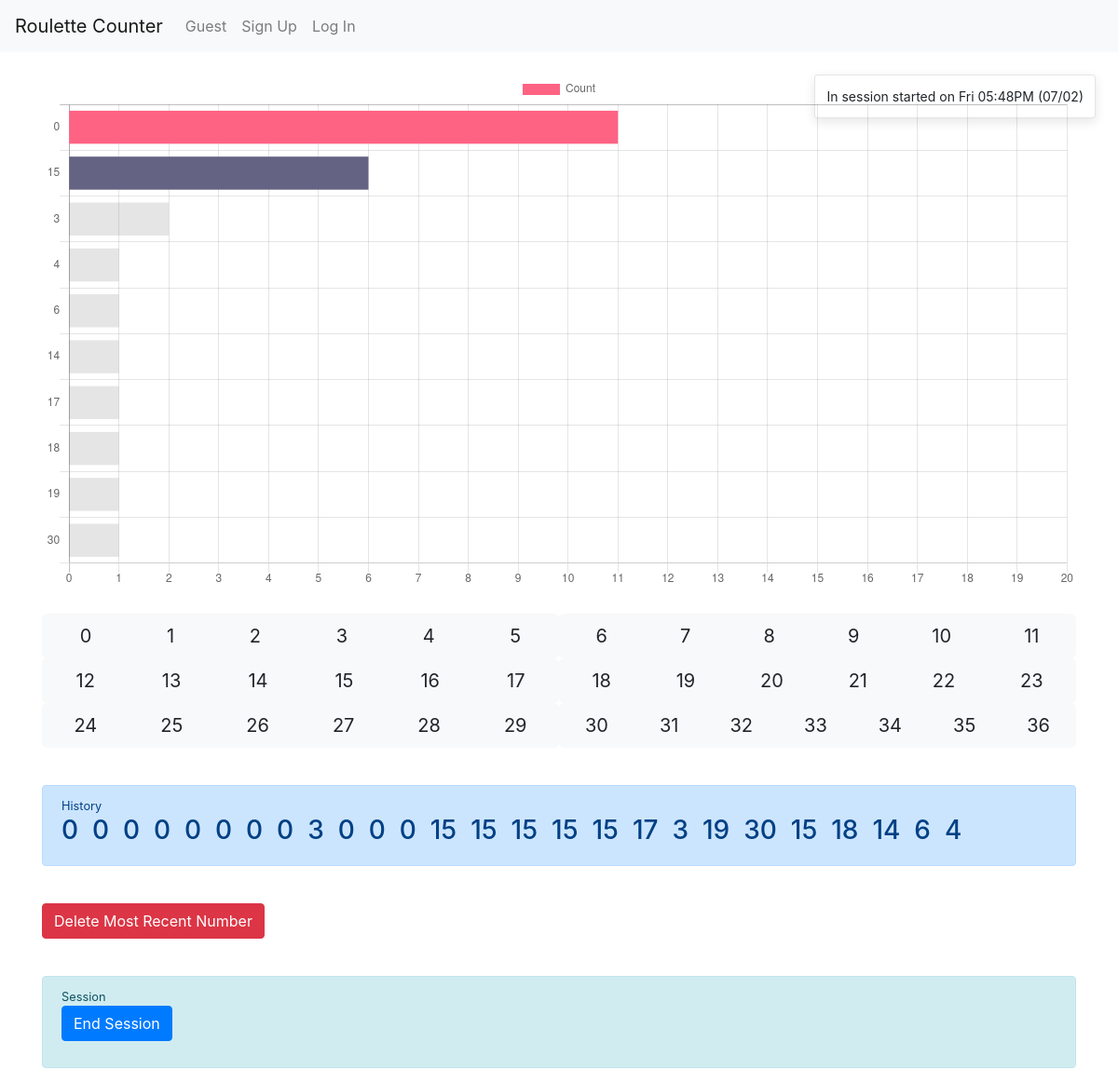
The page / on the database its author committed.
### roulettecounter/models.py (models this page shows, shortened)
class Number(models.Model):
    number = models.PositiveSmallIntegerField()
    date = models.DateTimeField(default=datetime.datetime.now())
    session = models.ForeignKey(Session, on_delete=models.CASCADE)

### roulettecounter/views.py (the view)
# urls.py: 2. Add a URL to urlpatterns:  path('', views.home, name='home')
def home(request):
    context = {}
    current_session = get_current_session(request)
    if not is_in_session(request):
        return render(request=request, template_name="roulettecounter/home.html", context=context)
    messages.info(request,
                  f"In session started on {current_session.date_start.strftime('%a %I:%M%p (%d/%m)')}")
    context['currentSession'] = current_session
    context['labels'], context['data'] = get_hot_numbers(request, current_session, limit=10)
    context['history'] = Number.objects.filter(session=current_session).order_by('-date')
    return render(request=request, template_name="roulettecounter/home.html", context=context)

### roulettecounter/views.py (called while the page is built)
def get_hot_numbers(request, session, limit=37):
    hotNumbers = []
    for i in range(0, 37):
        count = Number.objects.filter(session=session, number=i).count()
        if count != 0:
            hotNumbers.append((i, count))
    hotNumbers.sort(key=itemgetter(1), reverse=True)
    labels = [e[0] for e in hotNumbers][:limit]
    data = [e[1] for e in hotNumbers][:limit]
    return labels, data

def get_current_session(request):
    try:
        user = get_user(request)
        if user.is_anonymous:
            user = None
        session = Session.objects.filter(user=user).latest('date_start')
        if session.date_end == None:
            return session
    except Session.DoesNotExist:
        pass
    return None

def is_in_session(request):
    session = get_current_session(request)
    if session:
        return True
    else:
        return False

### roulettecounter/templates/roulettecounter/home.html (shortened to what this page needs)
{% extends "roulettecounter/base.html" %}
{% block content %}
  {% if currentSession %}
    {% include "roulettecounter/includes/hotnumbers.html" with chartName="myChart" %}
    <br>
    {% include "roulettecounter/includes/input.html" %}
    <br>
    {% include "roulettecounter/includes/history.html" %}
    <br>
    {% include "roulettecounter/includes/deletebutton.html" %}
  {% endif %}
  <br>
  {% include "roulettecounter/includes/sessions.html" %}
{% endblock %}

### roulettecounter/templates/roulettecounter/includes/history.html
<div class="alert alert-primary" role="alert">
    <small>History</small>
    <h3>
      {% if history %}
        {% for number in history %}
          {{ number.number }}&nbsp;
        {% endfor %}
      {% else %}
        &nbsp;
      {% endif %}
    </h3>
</div>

### rows shown on the page
Number: number "0"
Number: number "0"
Number: number "0"
Number: number "0"
Number: number "0"
Number: number "0"
Number: number "0"
Number: number "0"
Number: number "3"
Number: number "0"
Number: number "0"
Number: number "0"
Number: number "15"
Number: number "15"
Number: number "15"
Number: number "15"
Number: number "15"
Number: number "17"
Number: number "3"
Number: number "19"
Number: number "30"
Number: number "15"
Number: number "18"
Number: number "14"
Number: number "6"
Number: number "4"

### other values the page prints
chart data {{ labels|safe }} [0, 15, 3, 4, 6, 14, 17, 18, 19, 30]
chart data {{ data|safe }} [11, 6, 2, 1, 1, 1, 1, 1, 1, 1]
